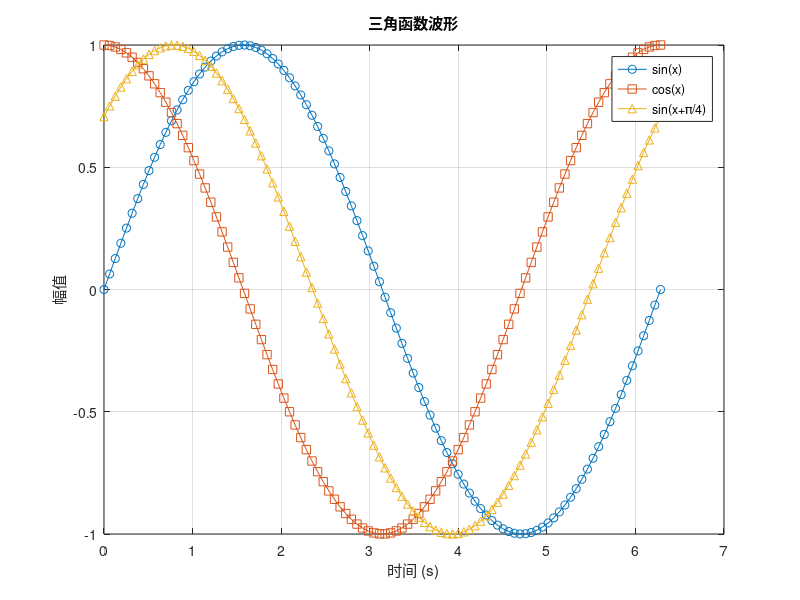

MATLAB code to generate this figure: (Note: this script raises an error after producing the figure.)
%% MatForge 出图美化示例
% 本脚本演示 eplot 模块的各种功能

clear; clc; close all;

%% 1. 基础出图美化
fprintf('=== 1. 基础出图美化 ===\n\n');

% 生成数据
x = linspace(0, 2*pi, 100);
y1 = sin(x);
y2 = cos(x);
y3 = sin(x + pi/4);

% 创建图表
fig1 = figure('Name', '基础美化示例');
plot(x, y1, '-o', x, y2, '-s', x, y3, '-^');
xlabel('时间 (s)');
ylabel('幅值');
title('三角函数波形');
legend('sin(x)', 'cos(x)', 'sin(x+\pi/4)', 'Location', 'best');
grid on;

% 应用 IEEE 样式
eplot.style(fig1, 'ieee');
fprintf('✅ 已应用 IEEE 样式\n\n');

%% 2. 不同样式对比
fprintf('=== 2. 不同样式对比 ===\n\n');

styles = {'ieee', 'nature', 'thesis', 'beamer', 'dark'};
for i = 1:numel(styles)
    fig = figure('Name', sprintf('样式: %s', styles{i}));
    plot(x, y1, x, y2, x, y3);
    xlabel('X'); ylabel('Y'); title(sprintf('样式: %s', styles{i}));
    legend('sin', 'cos', 'sin+shift');
    eplot.style(fig, styles{i});
    fprintf('   %s: ✅\n', styles{i});
end

%% 3. 配色方案
fprintf('\n=== 3. 配色方案 ===\n\n');

fig3 = figure('Name', '配色方案示例');
for i = 1:8
    plot(x, sin(x + i*pi/4), 'LineWidth', 1.5);
    hold on;
end
xlabel('X'); ylabel('Y'); title('配色方案对比');
legend(arrayfun(@(i) sprintf('Phase %d', i), 1:8, 'UniformOutput', false));

% 应用 Nature 配色
eplot.colorscheme(fig3, 'nature');
fprintf('✅ 已应用 Nature 配色\n\n');

%% 4. 子图美化
fprintf('=== 4. 子图美化 ===\n\n');

fig4 = figure('Name', '子图美化');

subplot(2,2,1);
plot(x, sin(x));
title('sin(x)');
xlabel('X'); ylabel('Y');

subplot(2,2,2);
plot(x, cos(x));
title('cos(x)');
xlabel('X'); ylabel('Y');

subplot(2,2,3);
bar([1 2 3 4 5], [10 25 15 30 20]);
title('柱状图');
xlabel('类别'); ylabel('值');

subplot(2,2,4);
pie([30 25 20 15 10], {'A', 'B', 'C', 'D', 'E'});
title('饼图');

% 对整个 figure 应用样式
eplot.style(fig4, 'thesis');
fprintf('✅ 已美化子图\n\n');

%% 5. 导出图表
fprintf('=== 5. 导出图表 ===\n\n');

% 创建输出目录
if ~exist('output_figures', 'dir')
    mkdir('output_figures');
end

% 导出为 PDF
eplot.export(fig1, 'output_figures/sin_cos_ieee.pdf', 'dpi', 600);
fprintf('✅ 已导出 PDF\n');

% 导出为 PNG
eplot.export(fig1, 'output_figures/sin_cos_ieee.png', 'dpi', 300);
fprintf('✅ 已导出 PNG\n');

% 导出为 EPS (用于 LaTeX)
eplot.export(fig1, 'output_figures/sin_cos_ieee.eps', 'dpi', 600);
fprintf('✅ 已导出 EPS\n');

%% 6. 高级功能
fprintf('\n=== 6. 高级功能 ===\n\n');

% 生成复杂数据
t = 0:0.01:5;
y_noise = sin(2*pi*t) + 0.5*randn(size(t));
y_smooth = movmean(y_noise, 10);

fig5 = figure('Name', '高级功能示例');
plot(t, y_noise, 'Color', [0.8 0.8 0.8], 'LineWidth', 0.5);
hold on;
plot(t, y_smooth, 'b-', 'LineWidth', 2);
plot(t, sin(2*pi*t), 'r--', 'LineWidth', 1.5);

xlabel('时间 (s)');
ylabel('幅值');
title('信号平滑处理');
legend('原始信号', '平滑信号', '真实信号', 'Location', 'best');

% 添加标注
text(1, 1.5, sprintf('SNR = %.1f dB', 10*log10(var(sin(2*pi*t)) / var(y_noise - sin(2*pi*t)))), ...
    'FontSize', 10, 'BackgroundColor', 'w', 'EdgeColor', 'k');

% 应用样式
eplot.style(fig5, 'ieee');

% 导出
eplot.export(fig5, 'output_figures/smoothing_example.pdf');
fprintf('✅ 高级功能示例完成\n');

fprintf('\n🎉 所有示例完成!\n');
fprintf('   输出目录: output_figures/\n');
